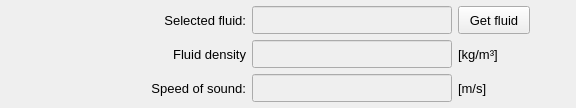
                   <widget class="QFrame" name="frame_fluid_info">
                    <property name="maximumSize">
                     <size>
                      <width>16777215</width>
                      <height>160</height>
                     </size>
                    </property>
                    <property name="frameShape">
                     <enum>QFrame::NoFrame</enum>
                    </property>
                    <property name="frameShadow">
                     <enum>QFrame::Raised</enum>
                    </property>
                    <layout class="QGridLayout" name="gridLayout_18">
                     <property name="leftMargin">
                      <number>6</number>
                     </property>
                     <property name="topMargin">
                      <number>6</number>
                     </property>
                     <property name="rightMargin">
                      <number>6</number>
                     </property>
                     <property name="bottomMargin">
                      <number>6</number>
                     </property>
                     <item row="0" column="3">
                      <widget class="QPushButton" name="pushButton_get_fluid">
                       <property name="minimumSize">
                        <size>
                         <width>72</width>
                         <height>28</height>
                        </size>
                       </property>
                       <property name="maximumSize">
                        <size>
                         <width>72</width>
                         <height>28</height>
                        </size>
                       </property>
                       <property name="font">
                        <font>
                         <pointsize>10</pointsize>
                        </font>
                       </property>
                       <property name="text">
                        <string>Get fluid</string>
                       </property>
                      </widget>
                     </item>
                     <item row="1" column="1">
                      <widget class="QLabel" name="label_36">
                       <property name="minimumSize">
                        <size>
                         <width>200</width>
                         <height>28</height>
                        </size>
                       </property>
                       <property name="maximumSize">
                        <size>
                         <width>200</width>
                         <height>28</height>
                        </size>
                       </property>
                       <property name="font">
                        <font>
                         <pointsize>10</pointsize>
                        </font>
                       </property>
                       <property name="text">
                        <string>Fluid density</string>
                       </property>
                       <property name="alignment">
                        <set>Qt::AlignRight|Qt::AlignTrailing|Qt::AlignVCenter</set>
                       </property>
                      </widget>
                     </item>
                     <item row="1" column="2">
                      <widget class="QLineEdit" name="lineEdit_fluid_density">
                       <property name="enabled">
                        <bool>false</bool>
                       </property>
                       <property name="minimumSize">
                        <size>
                         <width>200</width>
                         <height>28</height>
                        </size>
                       </property>
                       <property name="maximumSize">
                        <size>
                         <width>200</width>
                         <height>28</height>
                        </size>
                       </property>
                       <property name="font">
                        <font>
                         <pointsize>10</pointsize>
                        </font>
                       </property>
                       <property name="focusPolicy">
                        <enum>Qt::ClickFocus</enum>
                       </property>
                       <property name="styleSheet">
                        <string notr="true"/>
                       </property>
                       <property name="text">
                        <string/>
                       </property>
                       <property name="alignment">
                        <set>Qt::AlignCenter</set>
                       </property>
                      </widget>
                     </item>
                     <item row="0" column="1">
                      <widget class="QLabel" name="label_31">
                       <property name="minimumSize">
                        <size>
                         <width>200</width>
                         <height>28</height>
                        </size>
                       </property>
                       <property name="maximumSize">
                        <size>
                         <width>200</width>
                         <height>28</height>
                        </size>
                       </property>
                       <property name="font">
                        <font>
                         <pointsize>10</pointsize>
                        </font>
                       </property>
                       <property name="text">
                        <string>Selected fluid:</string>
                       </property>
                       <property name="alignment">
                        <set>Qt::AlignRight|Qt::AlignTrailing|Qt::AlignVCenter</set>
                       </property>
                      </widget>
                     </item>
                     <item row="0" column="2">
                      <widget class="QLineEdit" name="lineEdit_selected_fluid">
                       <property name="enabled">
                        <bool>false</bool>
                       </property>
                       <property name="minimumSize">
                        <size>
                         <width>200</width>
                         <height>28</height>
                        </size>
                       </property>
                       <property name="maximumSize">
                        <size>
                         <width>200</width>
                         <height>28</height>
                        </size>
                       </property>
                       <property name="font">
                        <font>
                         <pointsize>10</pointsize>
                        </font>
                       </property>
                       <property name="focusPolicy">
                        <enum>Qt::ClickFocus</enum>
                       </property>
                       <property name="styleSheet">
                        <string notr="true"/>
                       </property>
                       <property name="text">
                        <string/>
                       </property>
                       <property name="alignment">
                        <set>Qt::AlignCenter</set>
                       </property>
                      </widget>
                     </item>
                     <item row="2" column="2">
                      <widget class="QLineEdit" name="lineEdit_speed_of_sound">
                       <property name="enabled">
                        <bool>false</bool>
                       </property>
                       <property name="minimumSize">
                        <size>
                         <width>200</width>
                         <height>28</height>
                        </size>
                       </property>
                       <property name="maximumSize">
                        <size>
                         <width>200</width>
                         <height>28</height>
                        </size>
                       </property>
                       <property name="font">
                        <font>
                         <pointsize>10</pointsize>
                        </font>
                       </property>
                       <property name="focusPolicy">
                        <enum>Qt::ClickFocus</enum>
                       </property>
                       <property name="styleSheet">
                        <string notr="true"/>
                       </property>
                       <property name="text">
                        <string/>
                       </property>
                       <property name="alignment">
                        <set>Qt::AlignCenter</set>
                       </property>
                      </widget>
                     </item>
                     <item row="2" column="1">
                      <widget class="QLabel" name="label_47">
                       <property name="minimumSize">
                        <size>
                         <width>200</width>
                         <height>28</height>
                        </size>
                       </property>
                       <property name="maximumSize">
                        <size>
                         <width>200</width>
                         <height>28</height>
                        </size>
                       </property>
                       <property name="font">
                        <font>
                         <pointsize>10</pointsize>
                        </font>
                       </property>
                       <property name="text">
                        <string>Speed of sound:</string>
                       </property>
                       <property name="alignment">
                        <set>Qt::AlignRight|Qt::AlignTrailing|Qt::AlignVCenter</set>
                       </property>
                      </widget>
                     </item>
                     <item row="1" column="3">
                      <widget class="QLabel" name="label_48">
                       <property name="minimumSize">
                        <size>
                         <width>0</width>
                         <height>28</height>
                        </size>
                       </property>
                       <property name="maximumSize">
                        <size>
                         <width>16777215</width>
                         <height>28</height>
                        </size>
                       </property>
                       <property name="font">
                        <font>
                         <pointsize>10</pointsize>
                        </font>
                       </property>
                       <property name="text">
                        <string>[kg/m³]</string>
                       </property>
                       <property name="alignment">
                        <set>Qt::AlignLeading|Qt::AlignLeft|Qt::AlignVCenter</set>
                       </property>
                      </widget>
                     </item>
                     <item row="0" column="0">
                      <spacer name="horizontalSpacer_14">
                       <property name="orientation">
                        <enum>Qt::Horizontal</enum>
                       </property>
                       <property name="sizeHint" stdset="0">
                        <size>
                         <width>40</width>
                         <height>20</height>
                        </size>
                       </property>
                      </spacer>
                     </item>
                     <item row="0" column="4">
                      <spacer name="horizontalSpacer_18">
                       <property name="orientation">
                        <enum>Qt::Horizontal</enum>
                       </property>
                       <property name="sizeHint" stdset="0">
                        <size>
                         <width>40</width>
                         <height>20</height>
                        </size>
                       </property>
                      </spacer>
                     </item>
                     <item row="2" column="3">
                      <widget class="QLabel" name="label_49">
                       <property name="minimumSize">
                        <size>
                         <width>0</width>
                         <height>28</height>
                        </size>
                       </property>
                       <property name="maximumSize">
                        <size>
                         <width>16777215</width>
                         <height>28</height>
                        </size>
                       </property>
                       <property name="font">
                        <font>
                         <pointsize>10</pointsize>
                        </font>
                       </property>
                       <property name="text">
                        <string>[m/s]</string>
                       </property>
                       <property name="alignment">
                        <set>Qt::AlignLeading|Qt::AlignLeft|Qt::AlignVCenter</set>
                       </property>
                      </widget>
                     </item>
                    </layout>
                   </widget>
